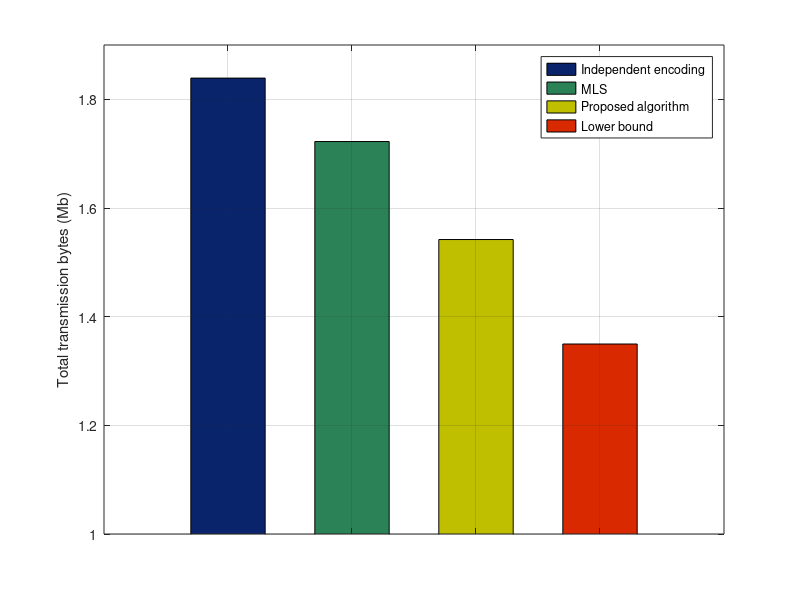

Write the MATLAB code that produced this figure.
clear;
close all;
name = { '1280*720' };
bar([1928407/(1024*1024) 0 0 0], 'r','barwidth',0.6,'FaceColor',[0.04,0.14,0.42]);
hold on;
bar([0 1806000/(1024*1024) 0 0], 'g','barwidth',0.6,'FaceColor',[0.17,0.51,0.34]);
hold on;
bar([0 0 1616870/(1024*1024) 0], 'b','barwidth',0.6,'FaceColor',[0.75,0.75,0]);
hold on;
bar([0 0 0 1415236/(1024*1024)], 'y','barwidth',0.6,'FaceColor',[0.85,0.16,0]);
set(gca,'xticklabel',' ');
%set(gcf,'color','none');
%set(gca,'color','none');
ylim([1 1.9]);
ylabel(gca,'Total transmission bytes (Mb)');
legend('Independent encoding','MLS','Proposed algorithm','Lower bound')
grid on;